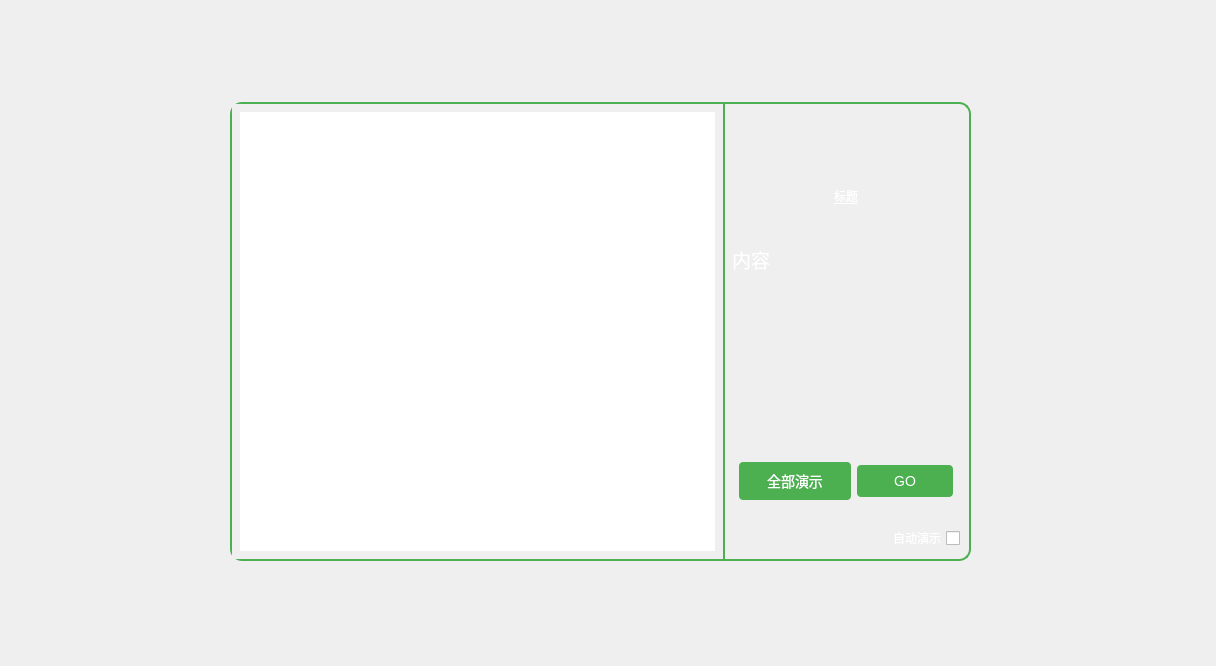
<?xml version="1.0" encoding="UTF-8"?>
<ui version="4.0">
 <class>GuidanceHomePage</class>
 <widget class="QWidget" name="GuidanceHomePage">
  <property name="geometry">
   <rect>
    <x>0</x>
    <y>0</y>
    <width>1216</width>
    <height>666</height>
   </rect>
  </property>
  <property name="windowTitle">
   <string>Form</string>
  </property>
  <widget class="QWidget" name="widget" native="true">
   <property name="geometry">
    <rect>
     <x>230</x>
     <y>60</y>
     <width>741</width>
     <height>501</height>
    </rect>
   </property>
   <layout class="QVBoxLayout" name="verticalLayout_2">
    <item>
     <layout class="QHBoxLayout" name="horizontalLayout_3">
      <item>
       <spacer name="horizontalSpacer_3">
        <property name="orientation">
         <enum>Qt::Horizontal</enum>
        </property>
        <property name="sizeHint" stdset="0">
         <size>
          <width>40</width>
          <height>20</height>
         </size>
        </property>
       </spacer>
      </item>
      <item>
       <widget class="QToolButton" name="btnClose">
        <property name="minimumSize">
         <size>
          <width>36</width>
          <height>36</height>
         </size>
        </property>
        <property name="maximumSize">
         <size>
          <width>36</width>
          <height>36</height>
         </size>
        </property>
        <property name="styleSheet">
         <string notr="true">QToolButton {
	background: 
qlineargradient(x1: 1, y1: 0, x2: 0, y2: 1,
stop: 0 #a445b2,
stop: 0.52 #d41872,
stop: 1 #ff0066
)
;
	border: none;
    color:white;
	border-radius: 16px;
}
QToolButton:hover {
	background: qlineargradient(x1: 1, y1: 0, x2: 0, y2: 1,
stop: 0 #231557,
stop: 0.29 #44107a,
stop: 0.67 #ff1361,
stop: 1 #fff800
)
;

}</string>
        </property>
        <property name="text">
         <string/>
        </property>
        <property name="icon">
         <iconset resource="../res.qrc">
          <normaloff>:/resrouces/icons/multiply.svg</normaloff>:/resrouces/icons/multiply.svg</iconset>
        </property>
        <property name="iconSize">
         <size>
          <width>32</width>
          <height>32</height>
         </size>
        </property>
       </widget>
      </item>
     </layout>
    </item>
    <item>
     <widget class="QFrame" name="frame">
      <property name="styleSheet">
       <string notr="true">QFrame#frame{
border:2px solid rgba(76,175,80, 1);
border-radius:12px;
}</string>
      </property>
      <property name="frameShape">
       <enum>QFrame::StyledPanel</enum>
      </property>
      <property name="frameShadow">
       <enum>QFrame::Raised</enum>
      </property>
      <layout class="QHBoxLayout" name="horizontalLayout" stretch="2,1">
       <property name="spacing">
        <number>0</number>
       </property>
       <property name="leftMargin">
        <number>0</number>
       </property>
       <property name="topMargin">
        <number>0</number>
       </property>
       <property name="rightMargin">
        <number>0</number>
       </property>
       <property name="bottomMargin">
        <number>0</number>
       </property>
       <item>
        <widget class="QListView" name="listView">
         <property name="styleSheet">
          <string notr="true">/* QListView 基础样式 */
QListView {
background: qlineargradient(x1:0.0, y1:0.5, x2:1.0, y2:0.5, 
stop:0.00 rgba(89,97,100, 0.7), 
stop:0.04 rgba(134,143,150, 0.3),

stop:0.96 rgba(134,143,150, 0.3),
stop:1.00 rgba(89,97,100, 0.7)
);
    padding: 8px;
    color: #f1f5f9;
    font-size: 14px;
    font-family: &quot;Segoe UI&quot;, &quot;Microsoft YaHei&quot;, sans-serif;
}

/* 项目样式 */
QListView::item {
    padding: 10px 12px;
    margin: 2px 4px;
    border-radius: 12px;
    min-height: 32px;
    color: #ffffff;
    background: rgba(76,175,80, 0.2);
}

/* 项目悬停状态 */
QListView::item:hover {
    background: rgba(76,175,80, 0.5);
    color: #ffffff;
}

/* 项目选中状态 */
QListView::item:selected {
    background: rgba(76,175,80, 0.7);
    color: #ffffff;
    border: 1px solid rgba(212,252,121, 1);
}

/* 项目禁用状态 */
QListView::item:disabled {
    color: rgba(148, 163, 184, 0.5);
    background: transparent;
}

/* 禁用状态 */
QListView:disabled {
    background: rgba(15, 23, 42, 0.3);
    border: 1px solid rgba(71, 85, 105, 0.2);
    color: rgba(148, 163, 184, 0.5);
}

/* 焦点状态 */
QListView:focus {
    /*border: 2px solid rgba(96, 165, 250, 0.6);*/
    outline: none;
}</string>
         </property>
         <property name="frameShape">
          <enum>QFrame::NoFrame</enum>
         </property>
         <property name="frameShadow">
          <enum>QFrame::Plain</enum>
         </property>
        </widget>
       </item>
       <item>
        <widget class="QWidget" name="rightWidget" native="true">
         <property name="styleSheet">
          <string notr="true">QWidget#rightWidget{
background: qlineargradient(x1:0.0, y1:0.5, x2:1.0, y2:0.5, 
stop:0.00 rgba(89,97,100, 0.9), 
stop:0.04 rgba(134,143,150, 0.7),

stop:0.96 rgba(134,143,150, 0.7),
stop:1.00 rgba(89,97,100, 0.9)
);

border:none;
border-left:2px solid rgba(76,175,80, 1);
}</string>
         </property>
         <layout class="QVBoxLayout" name="verticalLayout" stretch="0,1,2,0,0,0,0">
          <item>
           <spacer name="verticalSpacer">
            <property name="orientation">
             <enum>Qt::Vertical</enum>
            </property>
            <property name="sizeHint" stdset="0">
             <size>
              <width>20</width>
              <height>40</height>
             </size>
            </property>
           </spacer>
          </item>
          <item>
           <widget class="QLabel" name="labelTitle">
            <property name="styleSheet">
             <string notr="true">QLabel{
color:#FFFFFF;
font: 100 22pt &quot;等线&quot;;
text-decoration:underline;
}</string>
            </property>
            <property name="text">
             <string>标题</string>
            </property>
            <property name="textFormat">
             <enum>Qt::PlainText</enum>
            </property>
            <property name="alignment">
             <set>Qt::AlignCenter</set>
            </property>
            <property name="wordWrap">
             <bool>true</bool>
            </property>
           </widget>
          </item>
          <item>
           <widget class="QLabel" name="labelDesc">
            <property name="styleSheet">
             <string notr="true">QLabel{
font-size:14pt;
color:#FFFFFF;
font-family:&quot;等线&quot;;
}</string>
            </property>
            <property name="text">
             <string>内容</string>
            </property>
            <property name="alignment">
             <set>Qt::AlignLeading|Qt::AlignLeft|Qt::AlignTop</set>
            </property>
            <property name="wordWrap">
             <bool>true</bool>
            </property>
           </widget>
          </item>
          <item>
           <spacer name="verticalSpacer_2">
            <property name="orientation">
             <enum>Qt::Vertical</enum>
            </property>
            <property name="sizeHint" stdset="0">
             <size>
              <width>20</width>
              <height>40</height>
             </size>
            </property>
           </spacer>
          </item>
          <item>
           <layout class="QHBoxLayout" name="horizontalLayout_2">
            <property name="leftMargin">
             <number>0</number>
            </property>
            <item>
             <spacer name="horizontalSpacer">
              <property name="orientation">
               <enum>Qt::Horizontal</enum>
              </property>
              <property name="sizeHint" stdset="0">
               <size>
                <width>40</width>
                <height>20</height>
               </size>
              </property>
             </spacer>
            </item>
            <item>
             <widget class="QPushButton" name="btnAll">
              <property name="minimumSize">
               <size>
                <width>112</width>
                <height>0</height>
               </size>
              </property>
              <property name="styleSheet">
               <string notr="true">QPushButton { 
min-width:64px;
background: #4CAF50; 
border: none; 
color: white; 
padding: 8px 24px; 
border-radius: 4px; 
font-size: 14px;
} 

QPushButton:hover { 
background: #45a049; 
}
QPushButton:disabled { 
background-color: #adb5bd; 
}</string>
              </property>
              <property name="text">
               <string>全部演示</string>
              </property>
             </widget>
            </item>
            <item>
             <widget class="QPushButton" name="btnGo">
              <property name="minimumSize">
               <size>
                <width>96</width>
                <height>0</height>
               </size>
              </property>
              <property name="styleSheet">
               <string notr="true">QPushButton { 
min-width:48px;
background: #4CAF50; 
border: none; 
color: white; 
padding: 8px 24px; 
border-radius: 4px; 
font-size: 14px;
} 

QPushButton:hover { 
background: #45a049; 
}
QPushButton:disabled { 
background-color: #adb5bd; 
}</string>
              </property>
              <property name="text">
               <string>GO</string>
              </property>
             </widget>
            </item>
            <item>
             <spacer name="horizontalSpacer_2">
              <property name="orientation">
               <enum>Qt::Horizontal</enum>
              </property>
              <property name="sizeHint" stdset="0">
               <size>
                <width>40</width>
                <height>20</height>
               </size>
              </property>
             </spacer>
            </item>
           </layout>
          </item>
          <item>
           <spacer name="verticalSpacer_3">
            <property name="orientation">
             <enum>Qt::Vertical</enum>
            </property>
            <property name="sizeType">
             <enum>QSizePolicy::Fixed</enum>
            </property>
            <property name="sizeHint" stdset="0">
             <size>
              <width>20</width>
              <height>20</height>
             </size>
            </property>
           </spacer>
          </item>
          <item>
           <widget class="QCheckBox" name="checkBoxAuto">
            <property name="layoutDirection">
             <enum>Qt::RightToLeft</enum>
            </property>
            <property name="styleSheet">
             <string notr="true">color:white;</string>
            </property>
            <property name="text">
             <string>自动演示</string>
            </property>
            <property name="checked">
             <bool>false</bool>
            </property>
           </widget>
          </item>
         </layout>
        </widget>
       </item>
      </layout>
     </widget>
    </item>
   </layout>
  </widget>
 </widget>
 <resources>
  <include location="../res.qrc"/>
 </resources>
 <connections/>
</ui>
